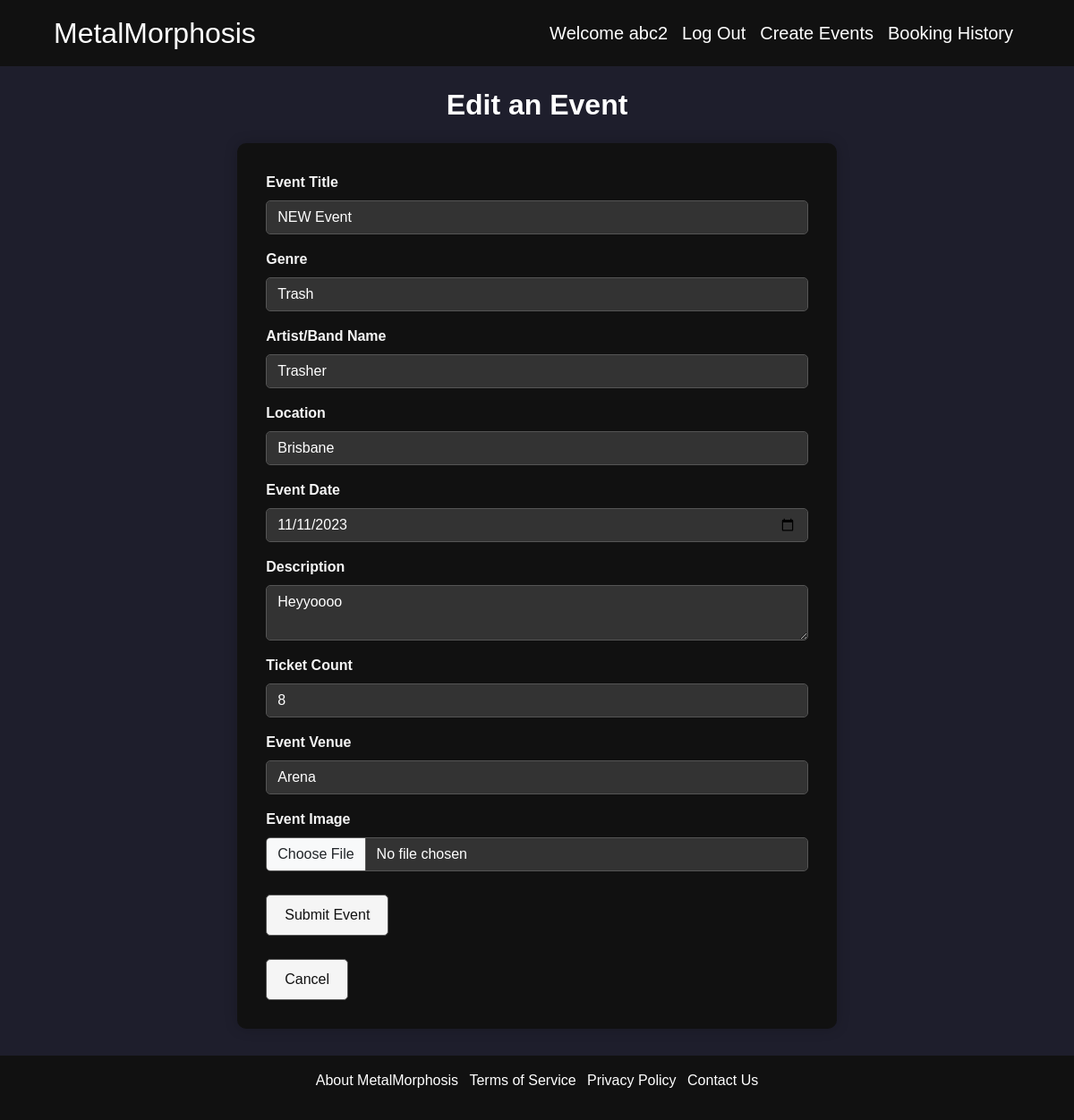
Before: /events/edit/7 (signed in) with the older database file.
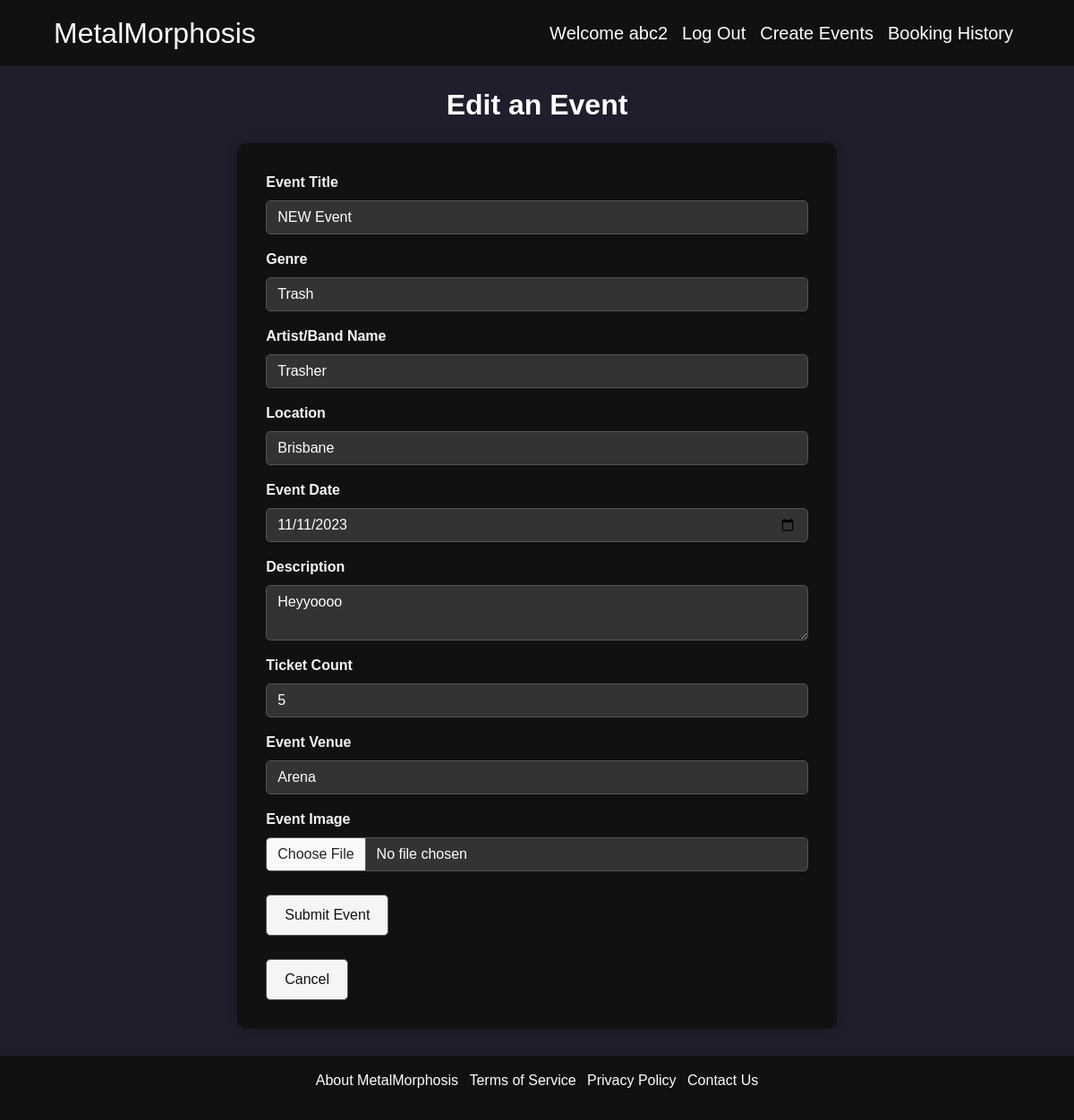
After: the same page with the newer database file.
### website/models.py (models this page shows, shortened)
class User(db.Model, UserMixin):
    __tablename__ = 'users'
    id = db.Column(db.Integer, primary_key=True)
    name = db.Column(db.String(100), index=True, unique=True, nullable=False)
    emailid = db.Column(db.String(100), index=True, nullable=False)
    password_hash = db.Column(db.String(255), nullable=False)
    comments = db.relationship('Comment', backref='user')
    bookings = db.relationship('Booking', backref='user')

class Event(db.Model):
    __tablename__ = 'events'
    id = db.Column(db.Integer, primary_key=True)
    title = db.Column(db.String(100), nullable=False)
    genre = db.Column(db.String(50))
    artist_or_band = db.Column(db.String(150))
    location = db.Column(db.String(200))
    event_date = db.Column(db.DateTime, nullable=False)
    description = db.Column(db.String(500))
    ticket_count = db.Column(db.Integer, nullable=False)
    venue = db.Column(db.String(200))
    status = db.Column(db.String(50), nullable=False, default='Open')
    comments = db.relationship('Comment', backref='event', lazy=True)
    creator_id = db.Column(db.Integer, db.ForeignKey('users.id'))
    image_path = db.Column(db.String(2000))

### website/events.py (the view, shortened to what this page needs)
@eventsbp.route('/edit/<int:id>', methods=['GET', 'POST'])
@login_required
def edit_event(id):
    event = Event.query.get_or_404(id)
    if current_user.id != event.creator_id:
        flash("You do not have permission to edit this event.", "danger")
        return redirect(url_for('events.show', id=id))
    form = EventForm(obj=event)
    return render_template('events/edit.html', form=form, event=event)

### website/forms.py
class EventForm(FlaskForm):
    title = StringField('Event Title', validators=[InputRequired()])
    genre = StringField('Genre')
    artist_or_band = StringField('Artist/Band Name', validators=[InputRequired()])
    location = StringField('Location', validators=[InputRequired()])
    event_date = DateField('Event Date', format='%Y-%m-%d', validators=[InputRequired()])
    description = TextAreaField('Description', validators=[InputRequired(), Length(max=500)])
    ticket_count = IntegerField('Ticket Count', validators=[InputRequired(), NumberRange(min=1, max=None, message=None)])
    venue = StringField('Event Venue', validators=[InputRequired()])
    image = FileField('Event Image', validators=[
        FileRequired(message='Image cannot be empty'),
        FileAllowed(ALLOWED_FILE, message='Only supports PNG, JPG, png, jpg')
    ])
    submit = SubmitField("Submit Event")

### website/templates/events/edit.html
{% extends 'base.html' %}
{% block header %}
<link rel="stylesheet" href="{{ url_for('static', filename='style/create-event.css') }}">
{% endblock %}
{% from 'bootstrap5/form.html' import render_form %}
{% block content %}
<main>
    <div class="container mt-4">
        <h2 class="text-center">Edit an Event</h2>
        <div class="event-form">
            <form method="post" action="{{ url_for('events.edit_event', id=event.id) }}" enctype="multipart/form-data">
                {{ render_form(form) }}
                <div class="form-group">
                    <a href="{{ url_for('events.show', id=event.id) }}" class="btn btn-secondary">Cancel</a>
                </div>
            </form>
        </div>
    </div>
</main>
{% endblock %}

### website/templates/base.html (shortened to what this page needs)
<html>
<head>
    <link href="https://cdn.jsdelivr.net/npm/bootstrap@5.3.2/dist/css/bootstrap.min.css" rel="stylesheet"
>
    <link rel="stylesheet" href="static/style/index.css">
</head>
<body>
    <header>
        <nav class="navbar navbar-expand-sm">
            <div class="container-fluid">
                <a href="/" class="navbar-brand ms-5 fs-2">MetalMorphosis</a>
                <div class="collapse navbar-collapse pe-5" id="navbarSupportedContent">
                    <div class="navbar-nav ms-auto fs-5">
                        {% if current_user.is_authenticated %}
                        <a class="nav-item nav-link disabled text-muted" href="#">Welcome {{current_user.name}}</a>
                        <a class="nav-item nav-link" href="{{ url_for('auth.logout') }}">Log Out</a>
                        {% else %}
                        <a class="nav-item nav-link" href="{{ url_for('auth.register') }}">Register</a>
                        <a class="nav-item nav-link" href="{{ url_for('auth.login') }}">Log In</a>
                        {% endif %}
                        <a class="nav-item nav-link" href="{{ url_for('events.create') }}">Create Events</a>
                        <a class="nav-item nav-link" href="{{ url_for('main.user_booking_history') }}">Booking
                            History</a>
                    </div>
                </div>
            </div>
        </nav>
        {% block header %}
        {% endblock %}
    </header>
    <main role="main">
        {% block content %}{% endblock %}
    </main>
    <footer class="text-center py-3">
        <div class="container">
            <ul class="list-inline">
                <li class="list-inline-item"><a href="#">About MetalMorphosis</a></li>
                <li class="list-inline-item"><a href="#">Terms of Service</a></li>
                <li class="list-inline-item"><a href="#">Privacy Policy</a></li>
                <li class="list-inline-item"><a href="#">Contact Us</a></li>
            </ul>
        </div>
    </footer>
</body>
</html>

### website/static/style/create-event.css (style rules this page uses)
.event-form { max-width: 60%; margin: 0 auto; padding: 2rem; background-color: var(--primary-dark); border-radius: 10px; box-shadow: 0px 0px 15px rgba(0, 0, 0, 0.2); color: var(--primary-light); }
.event-form label { font-weight: 600; margin-bottom: 0.5rem; color: var(--secondary-light); }
.event-form .form-control, .event-form .form-select { border-radius: 5px; border: 1px solid var(--accent); background-color: var(--secondary-dark); color: var(--primary-light); transition: border-color 0.3s ease, background-color 0.3s ease; }
.event-form .form-control::placeholder { color: var(--accent); opacity: 0.8; }

### website/static/style/global-styles.css (style rules this page uses)
:root { --primary-dark: #111; --primary-light: #fff; --secondary-dark: #333; --secondary-light: #f5f5f5; --accent: #555; --background: #1e1e2c; }
body { font-family: 'Arial', sans-serif; background-color: var(--background); margin: 0; color: var(--primary-dark); }
a { color: var(--primary-dark); text-decoration: none; }
h1, h2 { margin-bottom: 1.5rem; font-weight: 600; color: var(--primary-light); }
.container.mt-4 { padding-bottom: 30px; }
.btn { background-color: var(--secondary-light); color: var(--primary-dark); border: 1px solid var(--accent); transition: background-color 0.3s ease, color 0.3s ease, border-color 0.3s ease; padding: 10px 20px; margin-top: 10px; border-radius: 5px; }
header { background-color: var(--primary-dark); }
.navbar-brand, .nav-link { color: var(--primary-light) !important; transition: color 0.2s; }
footer { background-color: var(--primary-dark); }
footer a { color: var(--primary-light) !important; transition: color 0.2s; }

### example/static/style/global-styles.css (style rules this page uses)
:root { --primary-dark: #111; --primary-light: #fff; --secondary-dark: #333; --secondary-light: #f5f5f5; --accent: #555; --background: #1e1e2c; }
body { font-family: 'Arial', sans-serif; background-color: var(--background); margin: 0; color: var(--primary-dark); }
a { color: var(--primary-dark); text-decoration: none; }
h1, h2 { margin-bottom: 1.5rem; font-weight: 600; color: var(--primary-light); }
.container.mt-4 { padding-bottom: 30px; }
.btn { background-color: var(--secondary-light); color: var(--primary-dark); border: 1px solid var(--accent); transition: background-color 0.3s ease, color 0.3s ease, border-color 0.3s ease; padding: 10px 20px; margin-top: 10px; border-radius: 5px; }
header { background-color: var(--primary-dark); }
.navbar-brand, .nav-link { color: var(--primary-light) !important; transition: color 0.2s; }
footer { background-color: var(--primary-dark); }
footer a { color: var(--primary-light) !important; transition: color 0.2s; }

Changed rows visible on the page:
changed Event "NEW Event": ticket_count "8" → "5"
